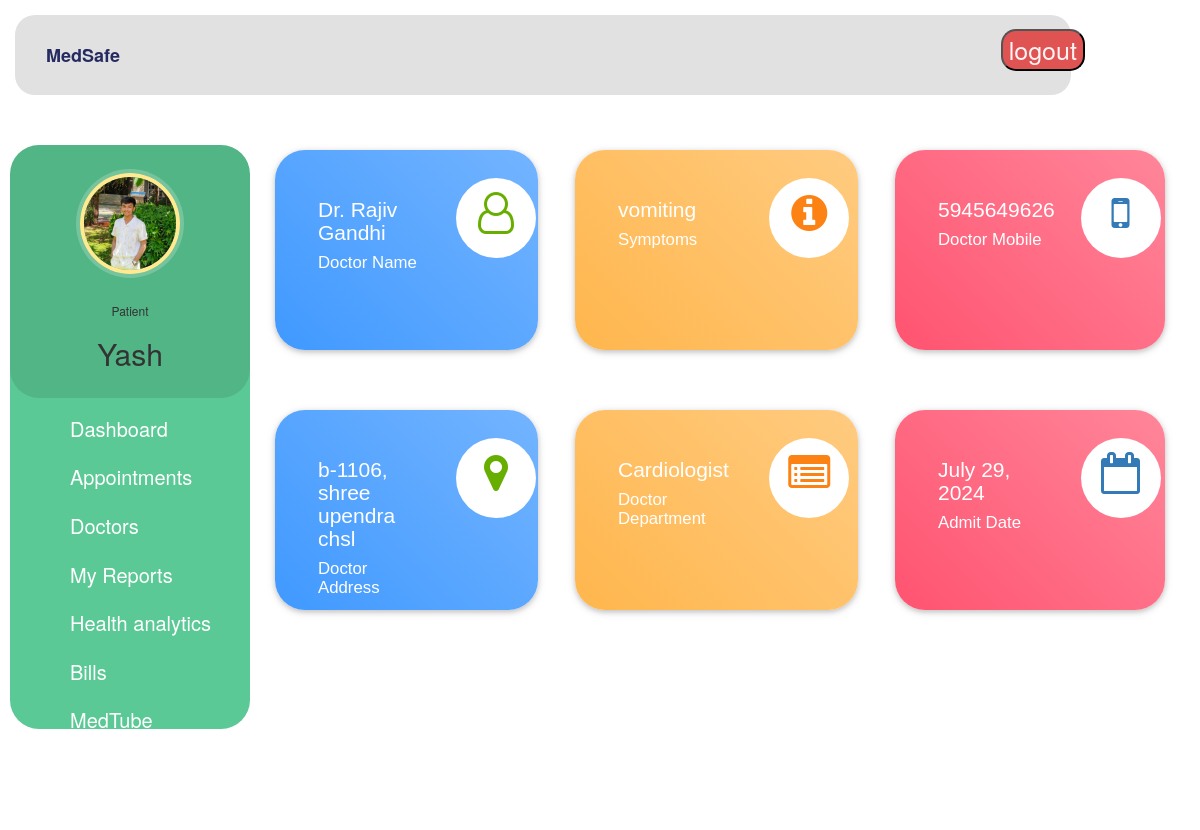
The page /patient-dashboard (signed in) on the database its author committed.
### hospital/models.py (models this page shows, shortened)
class Patient(models.Model):
    user=models.OneToOneField(User,on_delete=models.CASCADE)
    profile_pic= models.ImageField(upload_to='profile_pic/PatientProfilePic/',null=True,blank=True)
    address = models.CharField(max_length=40)
    mobile = models.CharField(max_length=20,null=False)
    symptoms = models.CharField(max_length=100,null=False)
    assignedDoctorId = models.PositiveIntegerField(null=True)
    admitDate=models.DateField(auto_now=True)
    status=models.BooleanField(default=False)

class Doctor(models.Model):
    user=models.OneToOneField(User,on_delete=models.CASCADE)
    profile_pic= models.ImageField(upload_to='profile_pic/DoctorProfilePic/',null=True,blank=True)
    address = models.CharField(max_length=40)
    mobile = models.CharField(max_length=20,null=True)
    department= models.CharField(max_length=50,choices=departments,default='Cardiologist')
    status=models.BooleanField(default=False)
    availability=models.BooleanField(default=True)
    @property
    def get_name(self):
        return self.user.first_name+" "+self.user.last_name

### hospital/views.py (the view)
# urls.py: path('patient-dashboard', views.patient_dashboard_view,name='patient-dashboard'),
@login_required(login_url='patientlogin')
@user_passes_test(is_patient)
def patient_dashboard_view(request):
    patient=models.Patient.objects.get(user_id=request.user.id)
    doctor=models.Doctor.objects.get(user_id=patient.assignedDoctorId)
    mydict={
    'patient':patient,
    'doctorName':doctor.get_name,
    'doctorMobile':doctor.mobile,
    'doctorAddress':doctor.address,
    'symptoms':patient.symptoms,
    'doctorDepartment':doctor.department,
    'admitDate':patient.admitDate,
    }
    return render(request,'hospital/patient_dashboard.html',context=mydict)

### hospital/views.py (called while the page is built)
def is_patient(user):
    return user.groups.filter(name='PATIENT').exists()

### templates/hospital/patient_dashboard.html
{% extends 'hospital/patient_base.html' %}
{% load static %}
{% block content %}
{%include 'hospital/patient_dashboard_cards.html'%}
<br><br><br><br>
{% endblock content %}

### templates/hospital/patient_base.html (shortened to what this page needs)
<!DOCTYPE html>
{% load static %}
<html lang="en">
<head>
  <link rel="stylesheet" href="https://stackpath.bootstrapcdn.com/bootstrap/4.3.1/css/bootstrap.min.css">
  <link rel="stylesheet" href="https://maxcdn.bootstrapcdn.com/font-awesome/4.7.0/css/font-awesome.min.css">
</head>
<body>
  <nav class="menu" tabindex="0">
    <header class="avatar">
      <img src="{% static patient.profile_pic.url %}" alt="Profile Pic" />
      <br><br>
      <h6>Patient</h6>
      <h2>{{request.user.first_name}}</h2>
    </header>
    <ul>
      <li tabindex="0" style="font-size: 20px;" class="icon-dashboard"> <a style="color:white; text-decoration:none;" href="/patient-dashboard"><span>Dashboard</span></a> </li>
      <li tabindex="0" style="font-size: 20px;" class="icon-calendar"> <a style="color:white; text-decoration:none;" href="/patient-appointment"><span>Appointments</span></a></li>
      <li tabindex="0" style="font-size: 20px;" class="icon-users"> <a style="color:white; text-decoration:none;" href="/patient-view-doctor"><span>Doctors</span></a></li>
      <li tabindex="0" style="font-size: 20px;" class="icon-users"> <a style="color:white; text-decoration:none;" href="/patient-reports"><span>My Reports</span></a></li>
      <li tabindex="0" style="font-size: 20px;" class="icon-users"> <a style="color:white; text-decoration:none;" href="/patient-graph"><span>Health analytics</span></a></li>
      <li tabindex="0" style="font-size: 20px;" class="icon-users"> <a style="color:white; text-decoration:none;" href="/patient-discharge"><span>Bills</span></a></li>
      <li tabindex="0" style="font-size: 20px;" class="icon-users"> <a style="color:white; text-decoration:none;" href="/patient_medtube"><span>MedTube</span></a></li>
      <li tabindex="0" style="font-size: 20px;" class="icon-users"> <a style="color:white; text-decoration:none;" href="/chat_bot"><span>MedBot Ai</span></a></li>
      <li tabindex="0" style="font-size: 20px;" class="icon-users"> <a style="color:white; text-decoration:none;" href="/patient-chat-view"><span>1-1 Chat</span></a></li>
    </ul>
  </nav>
  <main>
    <div class="bs-example">
      <nav class="navbar navbar-expand-md  navbar-dark fixed-top">
        <a href="/patient-dashboard" class="navbar-brand" style="color: #252B61;" style="font-size: 25px;">MedSafe</a>
        <div class="collapse navbar-collapse justify-content-between" id="navbarCollapse">
          <div class="navbar-nav" style=" margin-left: 95%;">
            <form method="post" action="logout/">
              <button type="submit" class="logout">logout</button>
          </form>
          </div>
        </div>
      </nav>
    </div>
    <br><br>
    {% block content %}
    {% endblock content %}
    <br><br><br><br><br><br><br>
  </main>
</body>
</html>

### templates/hospital/patient_dashboard_cards.html (shortened to what this page needs)
<!DOCTYPE html>
<html lang="en" dir="ltr">
<head>
  <link rel="stylesheet" href="https://maxcdn.bootstrapcdn.com/bootstrap/3.4.1/css/bootstrap.min.css">
  <link rel="stylesheet" href="https://cdnjs.cloudflare.com/ajax/libs/font-awesome/4.7.0/css/font-awesome.min.css">
</head>
<body>
  <div class="market-updates">
    <div class="col-md-4 market-update-gd">
      <div class="market-update-block clr-block-1">
        <div class="col-md-8 market-update-left">
          <h3>{{doctorName}}</h3>
          <h4>Doctor Name</h4>
        </div>
        <div class="col-md-4 market-update-right">
          <i class="fa fa-user-o"> </i>
        </div>
        <div class="clearfix"> </div>
      </div>
    </div>
    <div class="col-md-4 market-update-gd">
      <div class="market-update-block clr-block-2">
        <div class="col-md-8 market-update-left">
          <h3>{{symptoms}}</h3>
          <h4>Symptoms</h4>
        </div>
        <div class="col-md-4 market-update-right">
          <i class="fa fa-info-circle"></i>
        </div>
        <div class="clearfix"> </div>
      </div>
    </div>
    <div class="col-md-4 market-update-gd">
      <div class="market-update-block clr-block-3">
        <div class="col-md-8 market-update-left">
          <h3>{{doctorMobile}}</h3>
          <h4>Doctor Mobile</h4>
        </div>
        <div class="col-md-4 market-update-right">
          <i class="fa fa-mobile" aria-hidden="true"></i>
        </div>
        <div class="clearfix"> </div>
      </div>
    </div>
    <div class="clearfix"> </div>
  </div>
  <br><br><br>
  <div class="market-updates">
    <div class="col-md-4 market-update-gd">
      <div class="market-update-block clr-block-1">
        <div class="col-md-8 market-update-left">
          <h3>{{doctorAddress}}</h3>
          <h4>Doctor Address</h4>
        </div>
        <div class="col-md-4 market-update-right">
          <i class="fa fa-map-marker"> </i>
        </div>
        <div class="clearfix"> </div>
      </div>
    </div>
    <div class="col-md-4 market-update-gd">
      <div class="market-update-block clr-block-2">
        <div class="col-md-8 market-update-left">
          <h3>{{doctorDepartment}}</h3>
          <h4>Doctor Department</h4>
        </div>
        <div class="col-md-4 market-update-right">
          <i class="fa fa-list-alt"></i>
        </div>
        <div class="clearfix"> </div>
      </div>
    </div>
    <div class="col-md-4 market-update-gd">
      <div class="market-update-block clr-block-3">
        <div class="col-md-8 market-update-left">
          <h3>{{admitDate}}</h3>
          <h4>Admit Date</h4>
        </div>
        <div class="col-md-4 market-update-right">
          <i class="fa fa-calendar-o" aria-hidden="true"></i>
        </div>
        <div class="clearfix"> </div>
      </div>
    </div>
    <div class="clearfix"> </div>
  </div>
</body>
</html>

### templates/hospital/patient_base.html (style rules this page uses)
a:link { text-decoration: none; }
a { color: white; }
body { padding-left: 240px; }
main { position: relative; height: 100vh; }
.menu { background: #5bc995; border-radius: 29px; height: 73vh; width: 240px; position: fixed; top: 145px; margin-left: 10px; left: 0; z-index: 5; outline: none; }
.menu .avatar { background: rgba(0, 0, 0, 0.1); padding: 2em 0.5em; text-align: center; border-radius: 29px; }
.menu .avatar img { width: 100px; border-radius: 50%; overflow: hidden; border: 4px solid #ffea92; box-shadow: 0 0 0 4px rgba(255, 255, 255, 0.2); }
.menu .avatar h2 { font-weight: normal; margin-bottom: 0; }
.menu ul { list-style: none; padding: 0.5em 0; margin: 0; }
.menu ul li { padding: 0.5em 1em 0.5em 3em; font-size: 0.95em; font-weight: regular; background-repeat: no-repeat; background-position: left 15px center; background-size: auto 20px; transition: all 0.15s linear; cursor: pointer; }
.menu ul li.icon-dashboard { background-image: url("http://www.entypo.com/images//gauge.svg"); }
.menu ul li.icon-users { background-image: url("http://www.entypo.com/images//users.svg"); }
.menu ul li.icon-calendar { background-image: url("http://www.entypo.com/images//calendar.svg"); }
.bs-example { width: 110%; height: 80px; background-color: #E1E1E1; border-radius: 20px; margin: 15px; position: relative; right: 240px; }
.navbar-brand { margin-top: 8.5px; margin-left: 5px ; font-weight: 800; }
.logout { background-color: #e05353; color: rgb(255, 244, 244); border-radius: 15px; font-size: 25px; }

### templates/hospital/patient_dashboard_cards.html (style rules this page uses)
.market-update-block { padding: 2em 2em; background: #999; }
.market-update-block h3 { color: #fff; font-size: 1.5em; font-family: 'Carrois Gothic', sans-serif; }
.market-update-block h4 { font-size: 1.2em; color: #fff; margin: 0.3em 0em; font-family: 'Carrois Gothic', sans-serif; }
.market-update-block.clr-block-1 { height: 200px; border-radius:30px; margin-left: 20px; background: linear-gradient(45deg, #4099ff, #73b4ff); margin-right: 0.5em; box-shadow: 0 2px 5px 0 rgba(0, 0, 0, 0.16), 0 2px 10px 0 rgba(0, 0, 0, 0.12); transition: 0.5s all; -webkit-transition: 0.5s all; -moz-transition: 0.5s all; -o-transition: 0.5s all; }
.market-update-block.clr-block-2 { height: 200px; border-radius:30px; background: linear-gradient(45deg, #FFB64D, #ffcb80); margin-right: 0.5em; box-shadow: 0 2px 5px 0 rgba(0, 0, 0, 0.16), 0 2px 10px 0 rgba(0, 0, 0, 0.12); transition: 0.5s all; -webkit-transition: 0.5s all; -moz-transition: 0.5s all; -o-transition: 0.5s all; }
.market-update-block.clr-block-3 { height: 200px; border-radius:30px; margin-right: 20px; background: linear-gradient(45deg, #FF5370, #ff869a); box-shadow: 0 2px 5px 0 rgba(0, 0, 0, 0.16), 0 2px 10px 0 rgba(0, 0, 0, 0.12); transition: 0.5s all; -webkit-transition: 0.5s all; -moz-transition: 0.5s all; -o-transition: 0.5s all; }
.market-update-right i.fa.fa-user-o, i.fa.fa-map-marker { font-size: 3em; color: #68AE00; width: 80px; height: 80px; background: #fff; text-align: center; border-radius: 49px; -webkit-border-radius: 49px; -moz-border-radius: 49px; -o-border-radius: 49px; line-height: 1.7em; }
.market-update-right i.fa.fa-info-circle, i.fa.fa-list-alt { font-size: 3em; color: #FC8213; width: 80px; height: 80px; background: #fff; text-align: center; border-radius: 49px; -webkit-border-radius: 49px; -moz-border-radius: 49px; -o-border-radius: 49px; line-height: 1.7em; }
.market-update-right i.fa.fa-mobile, i.fa.fa-calendar-o { font-size: 3em; color: #337AB7; width: 80px; height: 80px; background: #fff; text-align: center; border-radius: 49px; -webkit-border-radius: 49px; -moz-border-radius: 49px; -o-border-radius: 49px; line-height: 1.7em; }
.market-update-left { padding: 0px; }

### rows shown on the page
Patient: profile_pic (picture), symptoms "vomiting", admitDate "July 29, 2024"
Doctor: mobile "5945649626", address "b-1106, shree upendra chsl", department "Cardiologist"

### other values the page prints
{{ request.user.first_name }} "Yash"
{{ doctorName }} "Dr. Rajiv Gandhi"
